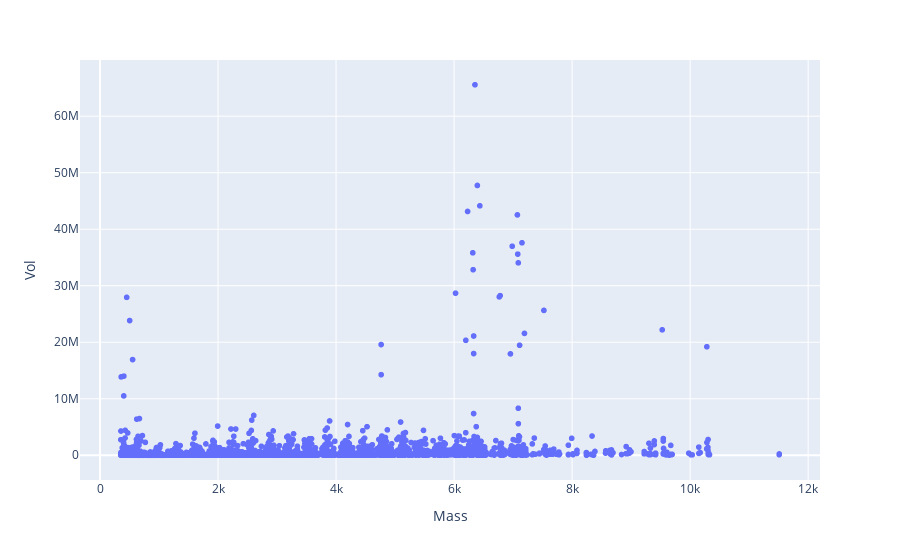

The code cell stored with this chart in its notebook:
### Code cell
plotly_zone(df_mix12_s1, y='Vol')

### Figure 1 — Plotly figure (JSON) as saved in the notebook; plotly's stock layout.template omitted (floating-point values rounded to 4 significant figures; data arrays with more than 128 entries replaced by an {"elided": "..."} marker saying what was removed)
{"data": [{"hovertemplate": "Mass=%{x}<br>Vol=%{y}<extra></extra>", "legendgroup": "", "marker": {"color": "#636efa", "symbol": "circle"}, "mode": "markers", "name": "", "showlegend": false, "type": "scattergl", "x": {"elided": "4177 float values"}, "xaxis": "x", "y": {"elided": "4177 int values"}, "yaxis": "y"}], "layout": {"legend": {"tracegroupgap": 0}, "margin": {"t": 60}, "xaxis": {"anchor": "y", "domain": [0, 1], "title": {"text": "Mass"}}, "yaxis": {"anchor": "x", "domain": [0, 1], "title": {"text": "Vol"}}}}
